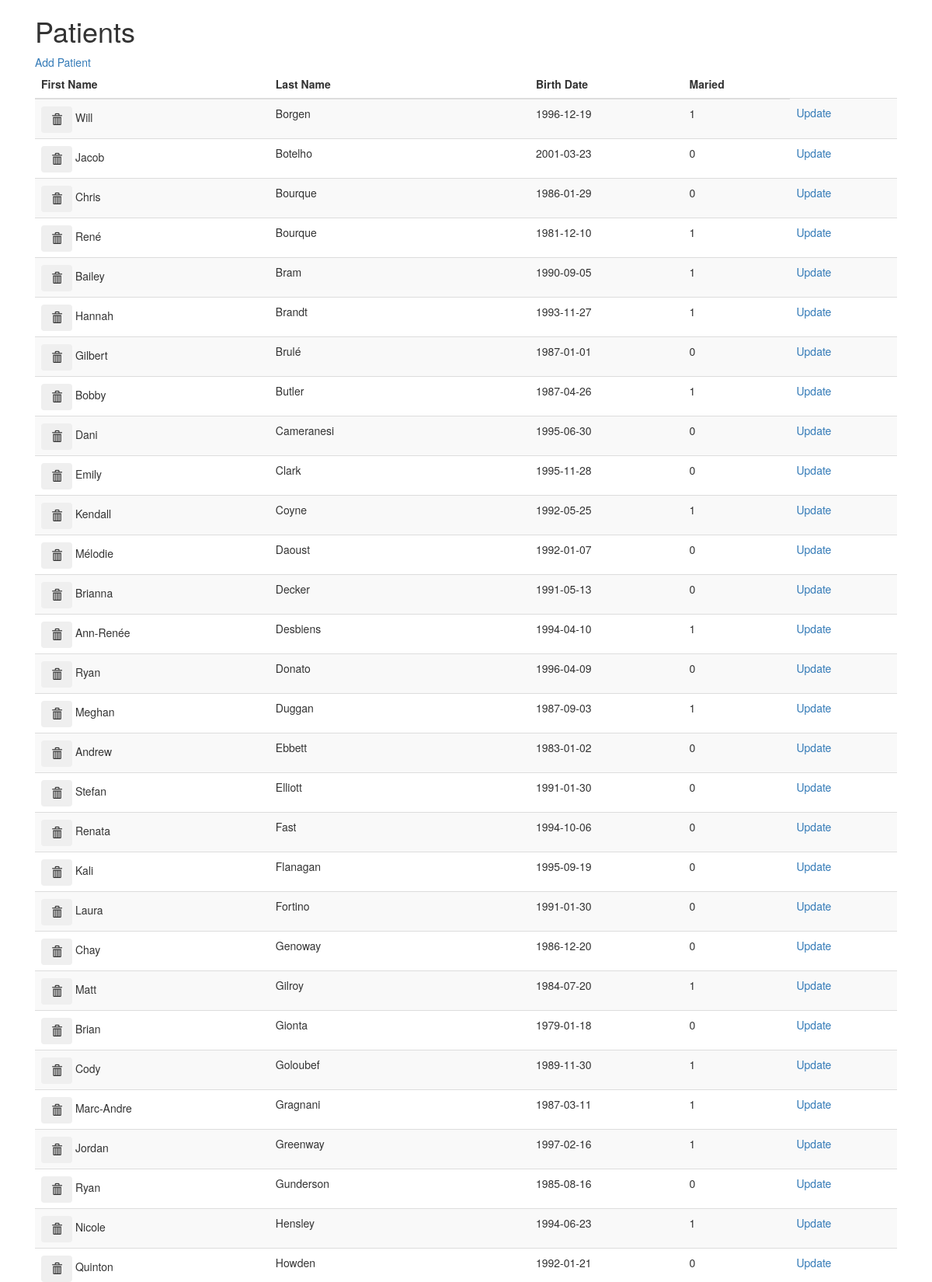
Screenshot of /Week6/viewpations.php (signed in, upper part) with the database file from the repository.
### tables this page shows
CREATE TABLE IF NOT EXISTS pations (
id INT UNSIGNED AUTO_INCREMENT NOT NULL PRIMARY KEY,
        pationFirstName VARCHAR(50) DEFAULT NULL,
        pationLastName VARCHAR(50) DEFAULT NULL,
        pationMarried TINYINT(1),
        pationBirthDate DATE
        
);

### Week6/models/pationDB.php (called while the page is built, shortened)
<?php
include_once __DIR__ . '/../viewpations.php';
class PationDB
{
    private $pationData;
    public function __construct($configFile)
    {
        if ($ini = parse_ini_file($configFile))
        {
            $connectionString = "mysql:host=" . $ini['servername'] .
            ";port=" . $ini['port'] .
            ";dbname=" . $ini['dbname'];
            $pationPDO = new PDO( $connectionString,
                                $ini['username'],
                                $ini['password']);
            $pationPDO->setAttribute(PDO::ATTR_EMULATE_PREPARES, false);
            $pationPDO->setAttribute(PDO::ATTR_ERRMODE, PDO::ERRMODE_EXCEPTION);
            $this->pationData = $pationPDO;
        }
        else
        {
            throw new Exception( "<h2>Creation of database object failed!</h2>", 0, null );
        }
    }
    public function getpations()
    {
        $results = [];
        $pationTable = $this->pationData;
        $stmt = $pationTable->prepare("SELECT * FROM pations ORDER BY pationLastName");
        if ( $stmt->execute() && $stmt->rowCount() > 0 )
        {
            $results = $stmt->fetchAll(PDO::FETCH_ASSOC);
        }
        return $results;
    }
   public function __destruct()
   {
       $this->pationData = null;
   }
}
?>

### Week6/controllers/listController.php (called while the page is built, shortened)
<?php
    $configFile = __DIR__ . '/../models/dbconfig.ini';
    try
    {
        $pationDatabase = new PationDBSearcher($configFile);
    }
    catch ( Exception $error )
    {
        echo "<h2>" . $error->getMessage() . "</h2>";
    }
    if (isset($_POST["Search"]))
    {
        $fname = $_POST['fname'];
        $lname = $_POST['lname'];
        $married = 0;
        if (isset($_POST[`married`]))
        {
            $married = 1;
        }
        $pationListing = $pationDatabase->searchPations($fname, $lname, $married);
    }
    elseif (isset($_POST["deletePation"]))
    {
        $id = filter_input(INPUT_POST, 'pationId');
        $pationDatabase->deletePation($id);
        $pationListing = $pationDatabase->getPations();
    }
    else
    {
        $pationListing = $pationDatabase->getPations();
    }
?>

### Week6/controllers/viewControler.php (called while the page is built, shortened)
<?php
    include_once __DIR__ . '/../models/pationDB.php';
    $configFile = __DIR__ . '/dbconfig.ini';
    try
    {
        $pationDatabase = new PationDB($configFile);
    }
    catch ( Exception $error )
    {
        echo "<h2>" . $error->getMessage() . "</h2>";
    }
    $pationListing = $pationDatabase->getPations();

### Week6/viewpations.php (the view, shortened to what this page needs)
<?php
    include_once __DIR__ . '/controllers/viewControler.php';
    include_once __DIR__ . '/controllers/listController.php';
?>
<!DOCTYPE html>
<html lang="en">
<head>
    <link href="//netdna.bootstrapcdn.com/twitter-bootstrap/2.3.2/css/bootstrap-combined.no-icons.min.css" rel="stylesheet">
    <link href="//netdna.bootstrapcdn.com/font-awesome/3.2.1/css/font-awesome.css" rel="stylesheet">
  <link rel="stylesheet" href="https://maxcdn.bootstrapcdn.com/bootstrap/3.4.0/css/bootstrap.min.css">
</head>
<body>
    <div class="container">
    <div class="col-sm-12">
        <h1>Patients</h1>
  <a href="updatePation.php?action=Add">Add Patient</a>
    <table class="table table-striped">
            <thead>
                <tr>
                    <th>First Name</th>
                    <th>Last Name</th>
                    <th>Birth Date</th>
                    <th>Maried</hp>
                </tr>
            </thead>
            <tbody>
            <?php foreach ($pationListing as $row): ?>
                <tr>
                    <td>
                        <form action="viewPation.php" method="post">
                            <button class="btn glyphicon glyphicon-trash" type="submit"></button>
                            <?php echo $row['pationFirstName']; ?>
                        </form>
                    </td>
                    <td><?php echo $row['pationLastName']; ?> </td>
                    <td><?php echo $row['pationBirthDate']; ?> </td>
                    <td><?php echo $row['pationMarried']; ?> </td>
                    <td><a href="updatePation.php?action=Update&pationId=<?= $row['id'] ?>">Update</a></td>
                </tr>
            <?php endforeach; ?>
            </tbody>
        </table>
        <br />
    </div>
    </div>
</body>
</html>

### Week6/viewpations.php (style rules this page uses)
a:link { text-decoration: none; }

### rows the page displays
pations: pationFirstName "Will", pationLastName "Borgen", pationBirthDate "1996-12-19", pationMarried "1"
pations: pationFirstName "Jacob", pationLastName "Botelho", pationBirthDate "2001-03-23", pationMarried "0"
pations: pationFirstName "Chris", pationLastName "Bourque", pationBirthDate "1986-01-29", pationMarried "0"
pations: pationFirstName "René", pationLastName "Bourque", pationBirthDate "1981-12-10", pationMarried "1"
pations: pationFirstName "Bailey", pationLastName "Bram", pationBirthDate "1990-09-05", pationMarried "1"
pations: pationFirstName "Hannah", pationLastName "Brandt", pationBirthDate "1993-11-27", pationMarried "1"
pations: pationFirstName "Gilbert", pationLastName "Brulé", pationBirthDate "1987-01-01", pationMarried "0"
pations: pationFirstName "Bobby", pationLastName "Butler", pationBirthDate "1987-04-26", pationMarried "1"
pations: pationFirstName "Dani", pationLastName "Cameranesi", pationBirthDate "1995-06-30", pationMarried "0"
pations: pationFirstName "Emily", pationLastName "Clark", pationBirthDate "1995-11-28", pationMarried "0"
pations: pationFirstName "Kendall", pationLastName "Coyne", pationBirthDate "1992-05-25", pationMarried "1"
pations: pationFirstName "Mélodie", pationLastName "Daoust", pationBirthDate "1992-01-07", pationMarried "0"
pations: pationFirstName "Brianna", pationLastName "Decker", pationBirthDate "1991-05-13", pationMarried "0"
pations: pationFirstName "Ann-Renée", pationLastName "Desbiens", pationBirthDate "1994-04-10", pationMarried "1"
pations: pationFirstName "Ryan", pationLastName "Donato", pationBirthDate "1996-04-09", pationMarried "0"
pations: pationFirstName "Meghan", pationLastName "Duggan", pationBirthDate "1987-09-03", pationMarried "1"
pations: pationFirstName "Andrew", pationLastName "Ebbett", pationBirthDate "1983-01-02", pationMarried "0"
pations: pationFirstName "Stefan", pationLastName "Elliott", pationBirthDate "1991-01-30", pationMarried "0"
pations: pationFirstName "Renata", pationLastName "Fast", pationBirthDate "1994-10-06", pationMarried "0"
pations: pationFirstName "Kali", pationLastName "Flanagan", pationBirthDate "1995-09-19", pationMarried "0"
pations: pationFirstName "Laura", pationLastName "Fortino", pationBirthDate "1991-01-30", pationMarried "0"
pations: pationFirstName "Chay", pationLastName "Genoway", pationBirthDate "1986-12-20", pationMarried "0"
pations: pationFirstName "Matt", pationLastName "Gilroy", pationBirthDate "1984-07-20", pationMarried "1"
pations: pationFirstName "Brian", pationLastName "Gionta", pationBirthDate "1979-01-18", pationMarried "0"
pations: pationFirstName "Cody", pationLastName "Goloubef", pationBirthDate "1989-11-30", pationMarried "1"
pations: pationFirstName "Marc-Andre", pationLastName "Gragnani", pationBirthDate "1987-03-11", pationMarried "1"
pations: pationFirstName "Jordan", pationLastName "Greenway", pationBirthDate "1997-02-16", pationMarried "1"
pations: pationFirstName "Ryan", pationLastName "Gunderson", pationBirthDate "1985-08-16", pationMarried "0"
pations: pationFirstName "Nicole", pationLastName "Hensley", pationBirthDate "1994-06-23", pationMarried "1"
pations: pationFirstName "Quinton", pationLastName "Howden", pationBirthDate "1992-01-21", pationMarried "0"
